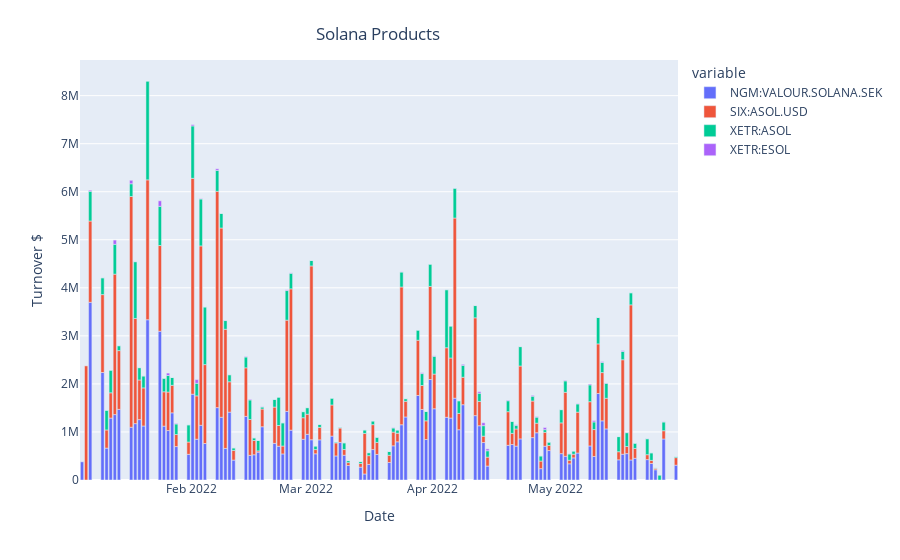

The notebook cell this image was saved under:
### Code cell
fig_sol = px.bar(pivot_SOL, x='datetime',
y=pivot_SOL.columns,
labels={
    'value':'Turnover $',
    'datetime':'Date'
})

fig_sol.update_layout(
title={
    'text': 'Solana Products',
    'y':0.95,
    'x':0.42,
    'xanchor': 'center',
    'yanchor': 'top'
})


fig_sol.show()
